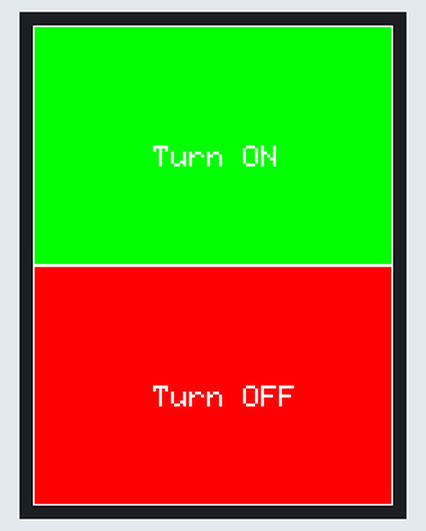
Simulated run of this sketch. Board: Arduino Uno, built with avr-gcc and run on an emulated ATmega328P. Shown: 240×320 colour display.

Above: at 0.4 s.

The sketch:

LED_Control_UI_with_Touch_Screen.ino
```cpp
#include <Elegoo_GFX.h>                   // Core graphics library
#include <Elegoo_TFTLCD.h>                // Hardware-specific library
#include <TouchScreen.h>                  // Touch Support

#define TS_MINX 920
#define TS_MINY 120
#define TS_MAXX 150
#define TS_MAXY 940
#define YP A3                             // must be an analog pin, use "An" notation!
#define XM A2                             // must be an analog pin, use "An" notation!
#define YM 9                              // can be a digital pin
#define XP 8                              // can be a digital pin

TouchScreen ts = TouchScreen(XP, YP, XM, YM, 300);

// macros for color (16 bit)
#define BLACK   0x0000
#define BLUE    0x001F
#define RED     0xF800
#define GREEN   0x07E0
#define CYAN    0x07FF
#define MAGENTA 0xF81F
#define YELLOW  0xFFE0
#define WHITE   0xFFFF

#define LCD_CS A3                         // Chip Select goes to Analog 3
#define LCD_CD A2                         // Command/Data goes to Analog 2
#define LCD_WR A1                         // LCD Write goes to Analog 1
#define LCD_RD A0                         // LCD Read goes to Analog 0
#define LCD_RESET A4                      // Can alternately just connect to Arduino's reset pin

Elegoo_TFTLCD tft(LCD_CS, LCD_CD, LCD_WR, LCD_RD, LCD_RESET);

void setup() {
  Serial.begin(9600);
  tft.reset();                            // Reset LCD
  tft.begin(0x9341);                      // Initialise LCD
  tft.fillScreen(BLACK);                  // Black Background
  tft.fillRect(0,0,240,160,GREEN);        // Upper GREEN Rectange
  tft.fillRect(0,160,240,160,RED);        // Lower RED Rectange
  tft.drawRect(0,0,240,160,WHITE);        // White borders to the rectangles
  tft.drawRect(0,160,240,160,WHITE);
  tft.setTextColor(WHITE);                // Set Text Proporties
  tft.setTextSize(2);
  tft.setCursor(80, 80);
  tft.println("Turn ON");                 // Write Text on LCD
  tft.setCursor(80, 240);
  tft.println("Turn OFF");
}

void loop() {
  /*TSPoint p = ts.getPoint();
  boolean led_state = false;
  if (p.z > 10 && p.z < 1000)             // Check touch validity
  {
    p.x = map(p.x, TS_MINX, TS_MAXX, tft.width(), 0);
    p.y = map(p.y, TS_MINY, TS_MAXY, tft.height(), 0);
    if (p.x > 0 && p.x < 240)
    {
      if (p.y > 0 && p.y < 160)
      {
        led_state = true;                 // Touched in Green rectangle
      }
      else if (p.y > 160 && p.y < 320)
      {
        led_state = false;                // Touched in RED rectangle
      }
    }
    Serial.print("LED State ");
    Serial.println(led_state);            // Print the status of the LED
  }
  delay (100);*/
}
```
